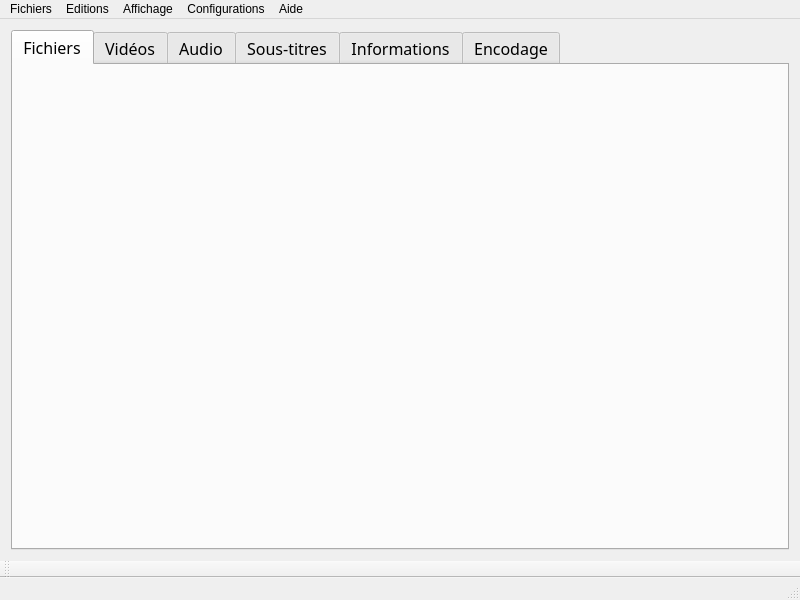
<?xml version="1.0" encoding="UTF-8"?>
<ui version="4.0">
 <class>MainWindow</class>
 <widget class="QMainWindow" name="MainWindow">
  <property name="geometry">
   <rect>
    <x>0</x>
    <y>0</y>
    <width>800</width>
    <height>600</height>
   </rect>
  </property>
  <property name="windowTitle">
   <string>MainWindow</string>
  </property>
  <widget class="QWidget" name="centralWidget">
   <layout class="QGridLayout" name="gridLayout">
    <item row="0" column="0">
     <layout class="QHBoxLayout" name="horizontalLayout">
      <item>
       <widget class="QTabWidget" name="tabWidget">
        <property name="enabled">
         <bool>true</bool>
        </property>
        <property name="sizePolicy">
         <sizepolicy hsizetype="Expanding" vsizetype="Expanding">
          <horstretch>1</horstretch>
          <verstretch>1</verstretch>
         </sizepolicy>
        </property>
        <property name="font">
         <font>
          <family>Malgun Gothic</family>
          <pointsize>12</pointsize>
          <weight>50</weight>
          <bold>false</bold>
         </font>
        </property>
        <property name="autoFillBackground">
         <bool>false</bool>
        </property>
        <property name="styleSheet">
         <string notr="true">#tabWidget::tab-bar{
	alignment:center; 
}
</string>
        </property>
        <property name="currentIndex">
         <number>0</number>
        </property>
        <widget class="FilePane" name="tab_files">
         <property name="sizePolicy">
          <sizepolicy hsizetype="Expanding" vsizetype="Expanding">
           <horstretch>0</horstretch>
           <verstretch>0</verstretch>
          </sizepolicy>
         </property>
         <attribute name="title">
          <string>Fichiers</string>
         </attribute>
        </widget>
        <widget class="QWidget" name="tab_video">
         <attribute name="title">
          <string>Vidéos</string>
         </attribute>
         <layout class="QHBoxLayout" name="horizontalLayout_2">
          <item>
           <widget class="QTabWidget" name="tabWidget_2">
            <property name="currentIndex">
             <number>0</number>
            </property>
            <widget class="VideoPane" name="tab">
             <attribute name="title">
              <string>Tab 1</string>
             </attribute>
            </widget>
            <widget class="VideoPane" name="tab_2">
             <attribute name="title">
              <string>Tab 2</string>
             </attribute>
            </widget>
           </widget>
          </item>
         </layout>
        </widget>
        <widget class="QWidget" name="tab_sound">
         <attribute name="title">
          <string>Audio</string>
         </attribute>
         <layout class="QHBoxLayout" name="horizontalLayout_3">
          <item>
           <widget class="QTabWidget" name="tabWidget_3">
            <widget class="AudioPane" name="tab_3">
             <attribute name="title">
              <string>Tab 1</string>
             </attribute>
            </widget>
            <widget class="AudioPane" name="tab_4">
             <attribute name="title">
              <string>Tab 2</string>
             </attribute>
            </widget>
           </widget>
          </item>
         </layout>
        </widget>
        <widget class="QWidget" name="tab_subtitle">
         <attribute name="title">
          <string>Sous-titres</string>
         </attribute>
         <layout class="QHBoxLayout" name="horizontalLayout_4">
          <item>
           <widget class="QTabWidget" name="tabWidget_4">
            <property name="currentIndex">
             <number>0</number>
            </property>
            <widget class="SubtitlePane" name="tab_5">
             <attribute name="title">
              <string>Tab 1</string>
             </attribute>
            </widget>
            <widget class="SubtitlePane" name="tab_6">
             <attribute name="title">
              <string>Tab 2</string>
             </attribute>
            </widget>
           </widget>
          </item>
         </layout>
        </widget>
        <widget class="InformationPane" name="tab_infos">
         <attribute name="title">
          <string>Informations</string>
         </attribute>
        </widget>
        <widget class="EncodePane" name="tab_encode">
         <attribute name="title">
          <string>Encodage</string>
         </attribute>
        </widget>
       </widget>
      </item>
     </layout>
    </item>
   </layout>
  </widget>
  <widget class="QMenuBar" name="menuBar">
   <property name="geometry">
    <rect>
     <x>0</x>
     <y>0</y>
     <width>800</width>
     <height>21</height>
    </rect>
   </property>
   <property name="nativeMenuBar">
    <bool>false</bool>
   </property>
   <widget class="QMenu" name="menuFichiers">
    <property name="title">
     <string>Fichiers</string>
    </property>
   </widget>
   <widget class="QMenu" name="menuEditions">
    <property name="title">
     <string>Editions</string>
    </property>
   </widget>
   <widget class="QMenu" name="menuAffichage">
    <property name="title">
     <string>Affichage</string>
    </property>
   </widget>
   <widget class="QMenu" name="menuConfiguration">
    <property name="title">
     <string>Configurations</string>
    </property>
   </widget>
   <widget class="QMenu" name="menuAide">
    <property name="title">
     <string>Aide</string>
    </property>
   </widget>
   <addaction name="menuFichiers"/>
   <addaction name="menuEditions"/>
   <addaction name="menuAffichage"/>
   <addaction name="menuConfiguration"/>
   <addaction name="menuAide"/>
  </widget>
  <widget class="QToolBar" name="mainToolBar">
   <attribute name="toolBarArea">
    <enum>BottomToolBarArea</enum>
   </attribute>
   <attribute name="toolBarBreak">
    <bool>false</bool>
   </attribute>
  </widget>
  <widget class="QStatusBar" name="statusBar"/>
 </widget>
 <layoutdefault spacing="6" margin="11"/>
 <customwidgets>
  <customwidget>
   <class>FilePane</class>
   <extends>QWidget</extends>
   <header>View/FilePane.h</header>
   <container>1</container>
  </customwidget>
  <customwidget>
   <class>VideoPane</class>
   <extends>QWidget</extends>
   <header>View/VideoPane.h</header>
   <container>1</container>
  </customwidget>
  <customwidget>
   <class>AudioPane</class>
   <extends>QWidget</extends>
   <header>View/AudioPane.h</header>
   <container>1</container>
  </customwidget>
  <customwidget>
   <class>EncodePane</class>
   <extends>QWidget</extends>
   <header>View/EncodePane.h</header>
   <container>1</container>
  </customwidget>
  <customwidget>
   <class>SubtitlePane</class>
   <extends>QWidget</extends>
   <header>View/SubtitlePane.h</header>
   <container>1</container>
  </customwidget>
  <customwidget>
   <class>InformationPane</class>
   <extends>QWidget</extends>
   <header>View/InformationPane.h</header>
   <container>1</container>
  </customwidget>
 </customwidgets>
 <resources/>
 <connections/>
</ui>
